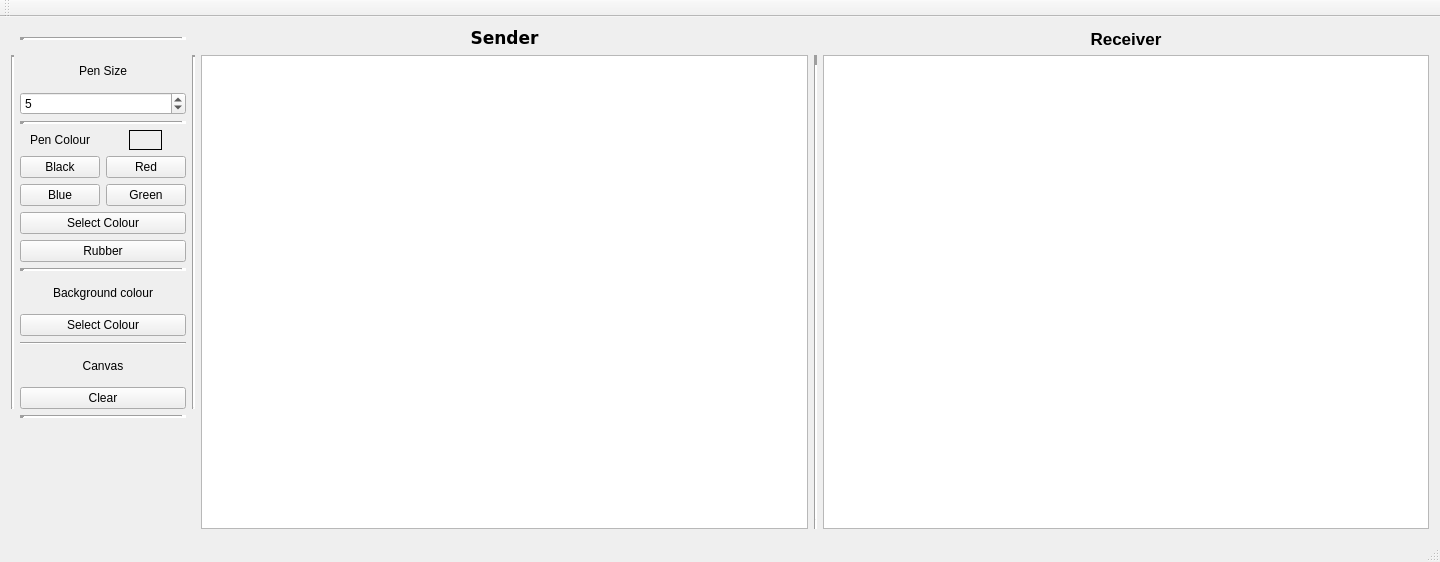
<?xml version="1.0" encoding="UTF-8"?>
<ui version="4.0">
 <class>Window</class>
 <widget class="QMainWindow" name="Window">
  <property name="geometry">
   <rect>
    <x>0</x>
    <y>0</y>
    <width>1440</width>
    <height>562</height>
   </rect>
  </property>
  <property name="sizeIncrement">
   <size>
    <width>1</width>
    <height>1</height>
   </size>
  </property>
  <property name="windowTitle">
   <string>Window</string>
  </property>
  <widget class="QWidget" name="centralWidget">
   <layout class="QGridLayout" name="gridLayout">
    <item row="1" column="0">
     <layout class="QGridLayout" name="grid">
      <property name="sizeConstraint">
       <enum>QLayout::SetDefaultConstraint</enum>
      </property>
      <item row="1" column="0" rowspan="14">
       <widget class="Line" name="line">
        <property name="lineWidth">
         <number>2</number>
        </property>
        <property name="orientation">
         <enum>Qt::Vertical</enum>
        </property>
       </widget>
      </item>
      <item row="6" column="1">
       <widget class="QPushButton" name="penblue">
        <property name="text">
         <string>Blue</string>
        </property>
       </widget>
      </item>
      <item row="3" column="1" colspan="2">
       <widget class="Line" name="line_4">
        <property name="lineWidth">
         <number>5</number>
        </property>
        <property name="orientation">
         <enum>Qt::Horizontal</enum>
        </property>
       </widget>
      </item>
      <item row="4" column="2" alignment="Qt::AlignHCenter">
       <widget class="QLabel" name="currentcolour">
        <property name="sizePolicy">
         <sizepolicy hsizetype="Maximum" vsizetype="Maximum">
          <horstretch>0</horstretch>
          <verstretch>0</verstretch>
         </sizepolicy>
        </property>
        <property name="maximumSize">
         <size>
          <width>16777215</width>
          <height>20</height>
         </size>
        </property>
        <property name="font">
         <font>
          <pointsize>40</pointsize>
         </font>
        </property>
        <property name="layoutDirection">
         <enum>Qt::LeftToRight</enum>
        </property>
        <property name="autoFillBackground">
         <bool>true</bool>
        </property>
        <property name="frameShape">
         <enum>QFrame::Box</enum>
        </property>
        <property name="text">
         <string/>
        </property>
        <property name="alignment">
         <set>Qt::AlignCenter</set>
        </property>
       </widget>
      </item>
      <item row="4" column="1">
       <widget class="QLabel" name="label_2">
        <property name="sizePolicy">
         <sizepolicy hsizetype="Preferred" vsizetype="Preferred">
          <horstretch>0</horstretch>
          <verstretch>0</verstretch>
         </sizepolicy>
        </property>
        <property name="maximumSize">
         <size>
          <width>16777215</width>
          <height>50</height>
         </size>
        </property>
        <property name="font">
         <font>
          <weight>50</weight>
          <bold>false</bold>
         </font>
        </property>
        <property name="text">
         <string>Pen Colour</string>
        </property>
        <property name="alignment">
         <set>Qt::AlignCenter</set>
        </property>
       </widget>
      </item>
      <item row="5" column="2">
       <widget class="QPushButton" name="penred">
        <property name="text">
         <string>Red</string>
        </property>
       </widget>
      </item>
      <item row="6" column="2">
       <widget class="QPushButton" name="pengreen">
        <property name="text">
         <string>Green</string>
        </property>
       </widget>
      </item>
      <item row="8" column="1" colspan="2">
       <widget class="QPushButton" name="penrubber">
        <property name="sizeIncrement">
         <size>
          <width>0</width>
          <height>0</height>
         </size>
        </property>
        <property name="text">
         <string>Rubber</string>
        </property>
       </widget>
      </item>
      <item row="2" column="1" colspan="2">
       <widget class="QSpinBox" name="pensize">
        <property name="minimum">
         <number>1</number>
        </property>
        <property name="value">
         <number>5</number>
        </property>
       </widget>
      </item>
      <item row="5" column="1">
       <widget class="QPushButton" name="penblack">
        <property name="autoFillBackground">
         <bool>false</bool>
        </property>
        <property name="text">
         <string>Black</string>
        </property>
        <property name="checkable">
         <bool>false</bool>
        </property>
       </widget>
      </item>
      <item row="9" column="1" colspan="2">
       <widget class="Line" name="line_3">
        <property name="lineWidth">
         <number>5</number>
        </property>
        <property name="orientation">
         <enum>Qt::Horizontal</enum>
        </property>
       </widget>
      </item>
      <item row="1" column="3" rowspan="14">
       <widget class="Line" name="line_6">
        <property name="lineWidth">
         <number>2</number>
        </property>
        <property name="orientation">
         <enum>Qt::Vertical</enum>
        </property>
       </widget>
      </item>
      <item row="0" column="1" colspan="2">
       <widget class="Line" name="line_2">
        <property name="frameShadow">
         <enum>QFrame::Sunken</enum>
        </property>
        <property name="lineWidth">
         <number>5</number>
        </property>
        <property name="orientation">
         <enum>Qt::Horizontal</enum>
        </property>
       </widget>
      </item>
      <item row="1" column="1" colspan="2">
       <widget class="QLabel" name="label">
        <property name="sizePolicy">
         <sizepolicy hsizetype="Preferred" vsizetype="Preferred">
          <horstretch>0</horstretch>
          <verstretch>0</verstretch>
         </sizepolicy>
        </property>
        <property name="maximumSize">
         <size>
          <width>16777215</width>
          <height>50</height>
         </size>
        </property>
        <property name="font">
         <font>
          <weight>50</weight>
          <bold>false</bold>
         </font>
        </property>
        <property name="text">
         <string>Pen Size</string>
        </property>
        <property name="scaledContents">
         <bool>false</bool>
        </property>
        <property name="alignment">
         <set>Qt::AlignCenter</set>
        </property>
       </widget>
      </item>
      <item row="0" column="6">
       <widget class="QLabel" name="label_5">
        <property name="font">
         <font>
          <pointsize>13</pointsize>
          <weight>75</weight>
          <bold>true</bold>
         </font>
        </property>
        <property name="text">
         <string>Receiver</string>
        </property>
        <property name="alignment">
         <set>Qt::AlignCenter</set>
        </property>
       </widget>
      </item>
      <item row="7" column="1" colspan="2">
       <widget class="QPushButton" name="pencustom">
        <property name="text">
         <string>Select Colour</string>
        </property>
       </widget>
      </item>
      <item row="0" column="4">
       <widget class="QLabel" name="label_4">
        <property name="font">
         <font>
          <family>DejaVu Sans</family>
          <pointsize>13</pointsize>
          <weight>75</weight>
          <bold>true</bold>
          <underline>false</underline>
          <strikeout>false</strikeout>
         </font>
        </property>
        <property name="text">
         <string>Sender</string>
        </property>
        <property name="scaledContents">
         <bool>false</bool>
        </property>
        <property name="alignment">
         <set>Qt::AlignCenter</set>
        </property>
        <property name="wordWrap">
         <bool>false</bool>
        </property>
       </widget>
      </item>
      <item row="1" column="4" rowspan="18">
       <widget class="QGraphicsView" name="view">
        <property name="sizePolicy">
         <sizepolicy hsizetype="Expanding" vsizetype="Expanding">
          <horstretch>0</horstretch>
          <verstretch>0</verstretch>
         </sizepolicy>
        </property>
        <property name="minimumSize">
         <size>
          <width>300</width>
          <height>300</height>
         </size>
        </property>
        <property name="maximumSize">
         <size>
          <width>900</width>
          <height>900</height>
         </size>
        </property>
        <property name="cursor" stdset="0">
         <cursorShape>CrossCursor</cursorShape>
        </property>
        <property name="verticalScrollBarPolicy">
         <enum>Qt::ScrollBarAlwaysOff</enum>
        </property>
        <property name="horizontalScrollBarPolicy">
         <enum>Qt::ScrollBarAlwaysOff</enum>
        </property>
        <property name="renderHints">
         <set>QPainter::Antialiasing|QPainter::HighQualityAntialiasing|QPainter::SmoothPixmapTransform|QPainter::TextAntialiasing</set>
        </property>
       </widget>
      </item>
      <item row="1" column="6" rowspan="18">
       <widget class="QGraphicsView" name="receiveview">
        <property name="minimumSize">
         <size>
          <width>300</width>
          <height>300</height>
         </size>
        </property>
        <property name="maximumSize">
         <size>
          <width>900</width>
          <height>900</height>
         </size>
        </property>
        <property name="verticalScrollBarPolicy">
         <enum>Qt::ScrollBarAlwaysOff</enum>
        </property>
        <property name="horizontalScrollBarPolicy">
         <enum>Qt::ScrollBarAlwaysOff</enum>
        </property>
        <property name="interactive">
         <bool>false</bool>
        </property>
        <property name="renderHints">
         <set>QPainter::Antialiasing|QPainter::HighQualityAntialiasing|QPainter::SmoothPixmapTransform|QPainter::TextAntialiasing</set>
        </property>
       </widget>
      </item>
      <item row="1" column="5" rowspan="18">
       <widget class="Line" name="line_7">
        <property name="lineWidth">
         <number>10</number>
        </property>
        <property name="orientation">
         <enum>Qt::Vertical</enum>
        </property>
       </widget>
      </item>
      <item row="11" column="1" colspan="2">
       <widget class="QPushButton" name="bgcolour">
        <property name="text">
         <string>Select Colour</string>
        </property>
       </widget>
      </item>
      <item row="10" column="1" colspan="2">
       <widget class="QLabel" name="label_6">
        <property name="sizePolicy">
         <sizepolicy hsizetype="Preferred" vsizetype="Preferred">
          <horstretch>0</horstretch>
          <verstretch>0</verstretch>
         </sizepolicy>
        </property>
        <property name="font">
         <font>
          <weight>50</weight>
          <bold>false</bold>
          <kerning>true</kerning>
         </font>
        </property>
        <property name="text">
         <string>Background colour</string>
        </property>
        <property name="alignment">
         <set>Qt::AlignCenter</set>
        </property>
       </widget>
      </item>
      <item row="13" column="1" colspan="2">
       <widget class="QLabel" name="label_3">
        <property name="sizePolicy">
         <sizepolicy hsizetype="Preferred" vsizetype="Preferred">
          <horstretch>0</horstretch>
          <verstretch>0</verstretch>
         </sizepolicy>
        </property>
        <property name="maximumSize">
         <size>
          <width>16777215</width>
          <height>1677215</height>
         </size>
        </property>
        <property name="font">
         <font>
          <weight>50</weight>
          <bold>false</bold>
         </font>
        </property>
        <property name="text">
         <string>Canvas</string>
        </property>
        <property name="alignment">
         <set>Qt::AlignCenter</set>
        </property>
       </widget>
      </item>
      <item row="12" column="1" colspan="2">
       <widget class="Line" name="line_8">
        <property name="orientation">
         <enum>Qt::Horizontal</enum>
        </property>
       </widget>
      </item>
      <item row="14" column="1" colspan="2">
       <widget class="QPushButton" name="btnclear">
        <property name="text">
         <string>Clear</string>
        </property>
       </widget>
      </item>
      <item row="15" column="1" colspan="2">
       <widget class="Line" name="line_5">
        <property name="lineWidth">
         <number>5</number>
        </property>
        <property name="orientation">
         <enum>Qt::Horizontal</enum>
        </property>
       </widget>
      </item>
     </layout>
    </item>
   </layout>
  </widget>
  <widget class="QMenuBar" name="menuBar">
   <property name="geometry">
    <rect>
     <x>0</x>
     <y>0</y>
     <width>1440</width>
     <height>27</height>
    </rect>
   </property>
  </widget>
  <widget class="QToolBar" name="mainToolBar">
   <attribute name="toolBarArea">
    <enum>TopToolBarArea</enum>
   </attribute>
   <attribute name="toolBarBreak">
    <bool>false</bool>
   </attribute>
  </widget>
  <widget class="QStatusBar" name="statusBar"/>
 </widget>
 <layoutdefault spacing="6" margin="11"/>
 <resources/>
 <connections/>
</ui>
